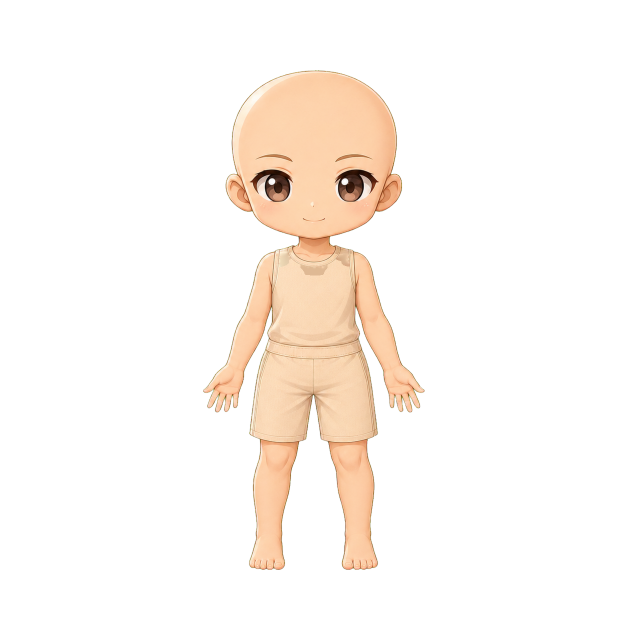
#> input picture assets/base_bodies/base_body_001_neutral_master.png, 1254 x 1254 px, found by its file name (shown at 1/2 size)
$ python render_undergarment_approval_sheet.py --before ../assets/base_bodies
#> lines starting #> are read from the running program, lines starting #| are printed output that depends on the picture; pictures that were not available may be replaced by others from this repository, and a replacement may not be noted
### scripts/hide_undergarment.py
#!/usr/bin/env python3
"""Repaint the base body's undergarment as skin wherever a garment exposes it.

The base bodies wear a neutral tank top and shorts. Several outfits sit just
inside that undergarment's edge, so a sliver of neutral fabric shows — through
`outfit_004`'s V-neck and over `outfit_005`'s shoulders — and the character reads
as wearing two garments.

## Why not just delete the undergarment

That is the right shape of fix and it is not reachable by masking. The tank reads
`(251,218,182)` against thigh skin at `(252,202,161)`; region-growing at a
tolerance loose enough to catch the garment's shading and seams starts eating
skin, and saturation does not separate them either — garment saturation peaks at
64-72 and skin at 80-88, with a long overlapping tail. Even with a perfect mask,
filling the whole torso means painting a nude body the collection never approved.
Removing it properly is a base-body re-render, not an edit.

## Why not extend the garment instead

Because the two worst gaps are *supposed* to show something. `outfit_004`'s sits
inside its own V-neck, where chest skin belongs, and `outfit_005`'s sits at the
shoulder line. Filling them with fabric redesigns the neckline and the shoulder.
Scaling the outfit up is worse: measured at x1.09 it moved exposed undergarment
only 15.6% -> 12.1% while raising covered arm skin 68% -> 73%, eating bare arms
faster than it covered cloth — and the arms are meant to show.

## What this does

It repaints the undergarment as skin only where that base's paired outfit
actually exposes it, plus a small margin under the garment edge. Colour diffuses
inward from genuine adjacent skin, so nothing is invented: every value comes from
skin the artist painted, and the fill is most faithful at the boundary, which is
exactly the band that can be seen.

The undergarment survives underneath the garment where no one can see it. That is
a deliberate limit, recorded so it is not mistaken for a complete removal.

Usage:
    python scripts/hide_undergarment.py --all --in-place
"""
from __future__ import annotations

import argparse
import json
from collections import deque
from pathlib import Path
from typing import Iterable

from PIL import Image, ImageChops, ImageFilter

try:
    from scripts.hidden_layers import dressed_outfits
except ImportError:  # Direct execution from scripts/.
    from hidden_layers import dressed_outfits  # type: ignore[no-redef]

ROOT = Path(__file__).resolve().parent.parent
SEEDS = ((627, 560), (627, 780))
TOLERANCE = 26      # generous: find enough garment to repaint
VERIFY_TOLERANCE = 14  # strict: does *fabric* still show?
MARGIN = 4  # px of repaint carried under the garment edge
# A gap wider and taller than this is a neckline the outfit means to leave open,
# not a fit error. outfit_007's chest V is 82 x 77 px and reads as a linen
# undershirt; outfit_009's shoulder slivers are 14 x 24 and read as a mistake.
# Repainting only the small gaps fixes the errors without redesigning a garment.
MAX_FIT_GAP = 40
RELAX = 60  # Laplace relaxation passes that remove fill-order streaking

COMPATIBILITY = ROOT / "config" / "compatibility.json"


# [34 lines left out: functions base_outfit_pairs, cover_alpha, not called in this run]


def undergarment_mask(base: Image.Image, seeds=SEEDS, tolerance: int = TOLERANCE) -> Image.Image:
    """Region-grow the neutral garment from known garment pixels."""
    px = base.load()
    width, height = base.size
    mask = Image.new("L", (width, height), 0)
    mp = mask.load()
    seen = set()
    for sx, sy in seeds:
        sr, sg, sb, _ = px[sx, sy]
        queue = deque([(sx, sy)])
        while queue:
            x, y = queue.popleft()
            if (x, y) in seen:
                continue
            seen.add((x, y))
            if not (0 <= x < width and 0 <= y < height):
                continue
            r, g, b, a = px[x, y]
            if a < 200 or abs(r - sr) + abs(g - sg) + abs(b - sb) > tolerance:
                continue
            mp[x, y] = 255
            queue.extend(((x + 1, y), (x - 1, y), (x, y + 1), (x, y - 1)))
    return mask


# [274 lines left out: functions exposed_count, fit_gaps_only, gap_target, repaint, main, not called in this run]


# [2 lines that do not run on import are left out]

### scripts/render_undergarment_approval_sheet.py
#!/usr/bin/env python3
"""Render the before/after approval sheet for the undergarment fit-gap repaint.

The base bodies wear a neutral tank and shorts so the mannequin is never nude.
Outfits are meant to cover it. Outfits 006-010 were registered after the original
`hide_undergarment` run and were never in its hardcoded pair list, so four of them
left the tank showing.

The sheet separates the two things that were showing, because only one of them is
fixable by editing pixels:

* **Fit gaps** - narrow strips where a garment fails to meet the arm or shoulder
  and a tank strap shows through. These touch genuine skin, so colour diffuses
  into them cleanly. Fixed.
* **Neckline openings** - the chest V of the long coat, the collar of the high
  collar coat, the neck of the cloak. These are enclosed by more tank, so there
  is no skin to diffuse from, and the tank reads there as a linen undershirt.
  Left alone; covering them means the outfit carrying its own inner garment.

    python scripts/render_undergarment_approval_sheet.py --before <dir> \
      --out docs/qa/aligned_candidates_2026-09-07/undergarment_approval.png
"""
from __future__ import annotations

import argparse
import sys
from collections import deque
from pathlib import Path

from PIL import Image, ImageDraw, ImageFont

ROOT = Path(__file__).resolve().parent.parent
sys.path.insert(0, str(ROOT))

from scripts.hide_undergarment import MAX_FIT_GAP, undergarment_mask  # noqa: E402

CANVAS = 1254
INK = (238, 240, 246)
DIM = (150, 156, 172)
GOLD = (255, 214, 120)
BAD = (255, 138, 138)
GOOD = (140, 232, 168)
PANEL = (22, 23, 28)
PAPER = (13, 14, 18)

ROWS = [
    ("outfit_007_brown_leather_long_coat.png", "3569 -> 2858 px", "side strips fixed; 82x77 chest V left as an undershirt"),
    ("outfit_008_olive_ragged_cloak.png", "749 -> 391 px", "upper gap fixed; enclosed neck opening left"),
    ("outfit_009_navy_high_collar_coat.png", "1362 -> 467 px", "both shoulder slivers fixed; 44x41 collar V left"),
    ("outfit_010_celestial_robe_white_gold.png", "344 -> 0 px", "fully fixed"),
]

_fonts: dict[int, ImageFont.FreeTypeFont] = {}


def font(size: int):
    if size not in _fonts:
        for path in ("/usr/share/fonts/truetype/dejavu/DejaVuSans-Bold.ttf",
                     "/usr/share/fonts/truetype/dejavu/DejaVuSans.ttf"):
            if Path(path).exists():
                _fonts[size] = ImageFont.truetype(path, size)
                break
        else:
            _fonts[size] = ImageFont.load_default()
    return _fonts[size]


def highlight(base: Image.Image, outfit: Image.Image, max_gap: int = MAX_FIT_GAP) -> Image.Image:
    """Composite with exposed tank marked: red for a fit gap, amber for an opening."""
    shot = Image.new("RGBA", (CANVAS, CANVAS), (250, 250, 252, 255))
    shot.alpha_composite(base)
    shot.alpha_composite(outfit)
    ml = undergarment_mask(base, tolerance=14).load()
    oal = outfit.getchannel("A").load()
    points = {(x, y) for y in range(300, 1140) for x in range(200, 1054)
              if ml[x, y] > 0 and oal[x, y] < 40}
    pixels = shot.load()
    seen: set[tuple[int, int]] = set()
    for point in sorted(points):
        if point in seen:
            continue
        queue, component = deque([point]), []
        while queue:
            current = queue.popleft()
            if current in seen or current not in points:
                continue
            seen.add(current)
            component.append(current)
            cx, cy = current
            queue.extend(((cx + 1, cy), (cx - 1, cy), (cx, cy + 1), (cx, cy - 1)))
        xs = [p[0] for p in component]
        ys = [p[1] for p in component]
        designed = (max(xs) - min(xs) + 1) > max_gap and (max(ys) - min(ys) + 1) > max_gap
        colour = (255, 176, 60, 255) if designed else (255, 40, 40, 255)
        for px, py in component:
            pixels[px, py] = colour
    return shot


def main(argv: list[str] | None = None) -> int:
    parser = argparse.ArgumentParser(description=__doc__, formatter_class=argparse.RawDescriptionHelpFormatter)
    parser.add_argument("--before", type=Path, required=True,
                        help="directory holding the pre-repaint base_body_001 PNG")
    parser.add_argument("--out", type=Path,
                        default=Path("docs/qa/aligned_candidates_2026-09-07/undergarment_approval.png"))
    args = parser.parse_args(argv)

    before_dir = args.before if args.before.is_absolute() else ROOT / args.before
    out = args.out if args.out.is_absolute() else ROOT / args.out
    out.parent.mkdir(parents=True, exist_ok=True)

    name = "base_body_001_neutral_master.png"
    before_base = Image.open(before_dir / name).convert("RGBA")
#> before_base is the input picture: PIL image 1254x1254 RGBA; mean R, G, B, A 35.8, 29.5, 23.8, 37.7
    after_base = Image.open(ROOT / "assets" / "base_bodies" / name).convert("RGBA")

    size, crop = 300, (455, 470, 800, 815)
    tiles = []
    for outfit_name, counts, note in ROWS:
        outfit = Image.open(ROOT / "assets" / "outfits" / outfit_name).convert("RGBA")
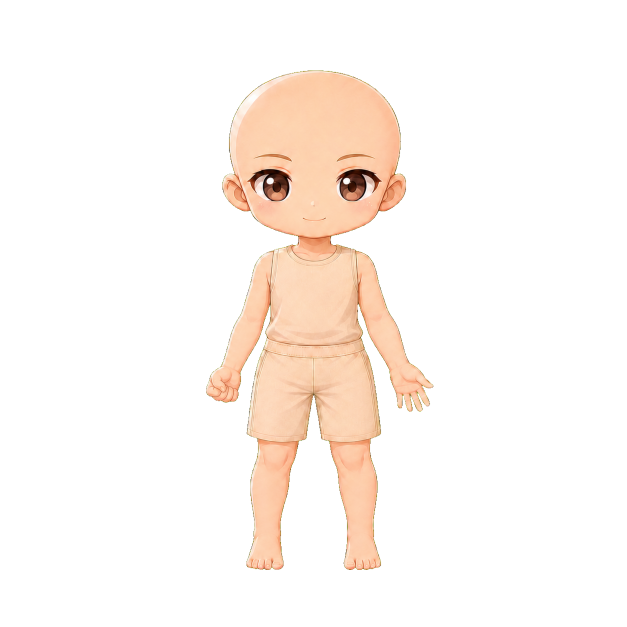
#> input picture assets/base_bodies/base_pose_002_viewer_left_vertical_grip.png, 1254 x 1254 px, given in place of outfit_007_brown_leather_long_coat.png, which was not available (shown at 1/2 size)
#> outfit is the input picture: PIL image 1254x1254 RGBA; mean R, G, B, A 38.1, 31, 25.5, 39.5
        tile = Image.new("RGBA", (size * 4 + 36, size + 68), PANEL)
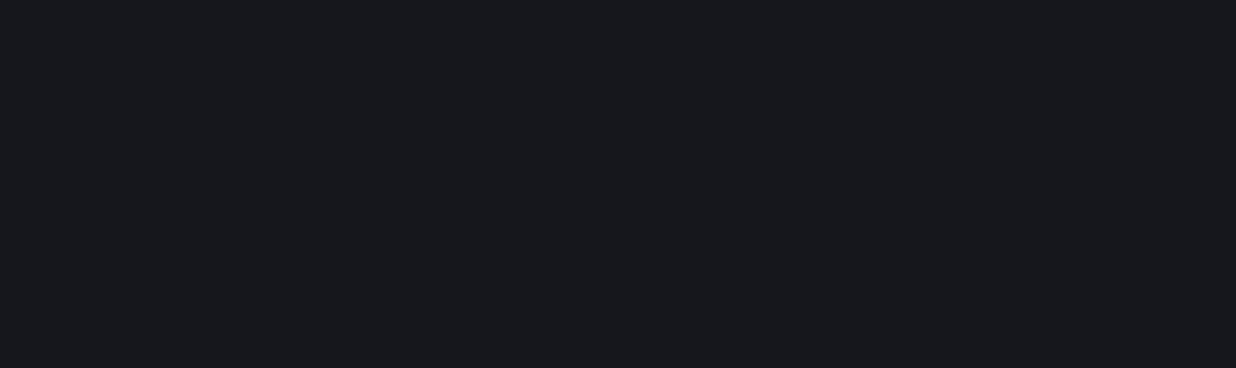
#> tile: PIL image 1236x368 RGBA; mean R, G, B, A 22, 23, 28, 255
        shots = [
            ("before", Image.new("RGBA", (CANVAS, CANVAS), (250, 250, 252, 255))),
            ("marked", highlight(before_base, outfit)),
            ("after", Image.new("RGBA", (CANVAS, CANVAS), (250, 250, 252, 255))),
            ("marked", highlight(after_base, outfit)),
        ]
#> in undergarment_mask, `mask = Image.new("L", (width, height), 0)`: mask: PIL image 1254x1254 L; every value is 0
#> the loop in undergarment_mask, `for sx, sy in seeds:` made 2 passes
#> (sr, sg, sb) on passes 1 to 2: (252, 218, 182), (229, 195, 159)
#> after the loop in undergarment_mask, `for sx, sy in seeds:`: seen = 17982 items
#> in highlight, `points = {(x, y) for y in range(300, 1140) for x in range(200, 1054) i..`: points = 0 items
#> the loop in undergarment_mask (call 2), `for sx, sy in seeds:` made 2 passes
        shots[0][1].alpha_composite(before_base); shots[0][1].alpha_composite(outfit)
        shots[2][1].alpha_composite(after_base); shots[2][1].alpha_composite(outfit)
        draw = ImageDraw.Draw(tile)
        for index, (label, shot) in enumerate(shots):
            tile.paste(shot.crop(crop).resize((size, size), Image.LANCZOS), (index * (size + 12), 26))
            colour = BAD if index < 2 else GOOD
            draw.text((index * (size + 12) + 2, 4), f"{'before' if index < 2 else 'after'}"
                      f"{' — exposed marked' if label == 'marked' else ''}", fill=colour, font=font(15))
#> this loop made 4 passes
#> (label, colour) on passes 1 to 4: ('before', (255, 138, 138)), ('marked', (255, 138, 138)), ('after', (140, 232, 168)), ('marked', (140, 232, 168))
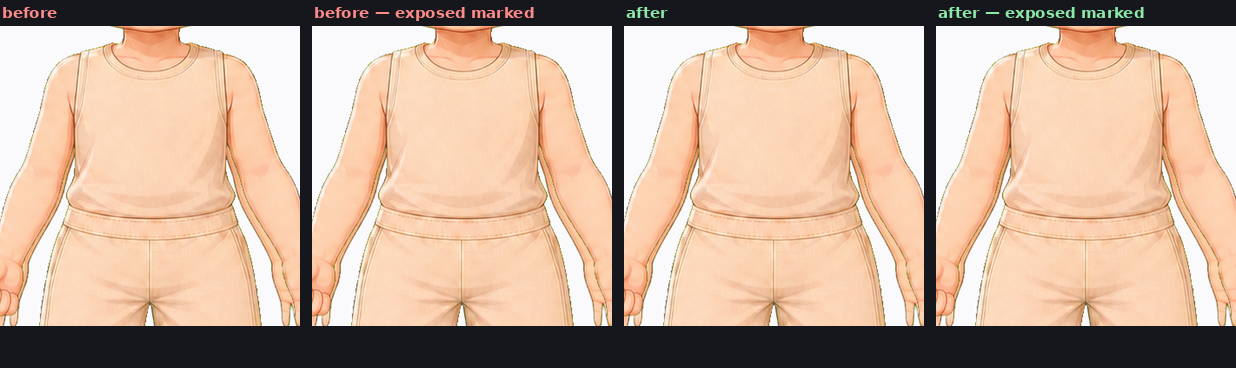
#> tile: PIL image 1236x368 RGBA; mean R, G, B, A 200.3, 173.6, 154, 255
        draw.text((2, size + 34), f"{outfit_name}   {counts}", fill=INK, font=font(16))
        draw.text((2, size + 54), note, fill=GOLD, font=font(13))
        tiles.append(tile)
#> pass 2 of the loop in main, `for outfit_name, counts, note in ROWS:`:
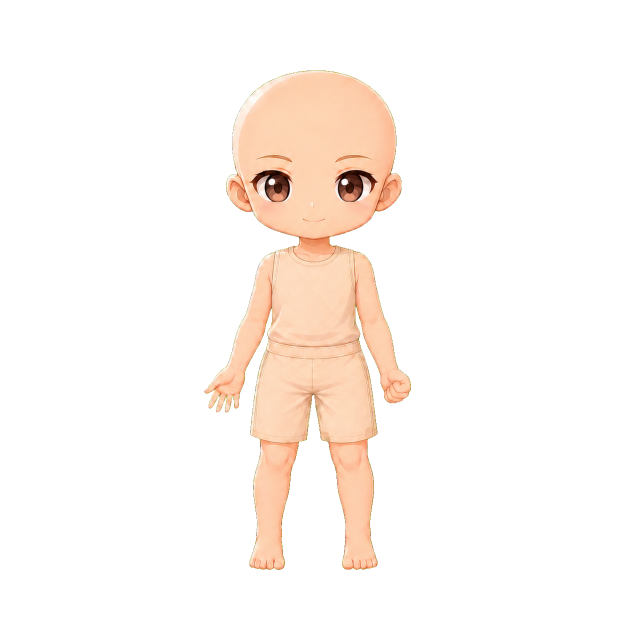
#> input picture assets/base_bodies/base_pose_003_viewer_right_vertical_grip.png, 1254 x 1254 px, given in place of outfit_008_olive_ragged_cloak.png, which was not available (shown at 1/2 size)
#> in main, outfit is the input picture: PIL image 1254x1254 RGBA; mean R, G, B, A 36.4, 29.7, 24.5, 37.4
#> the loop in main, `for index, (label, shot) in enumerate(shots):` made 4 passes
#> after the loop in main, `for index, (label, shot) in enumerate(shots):`:
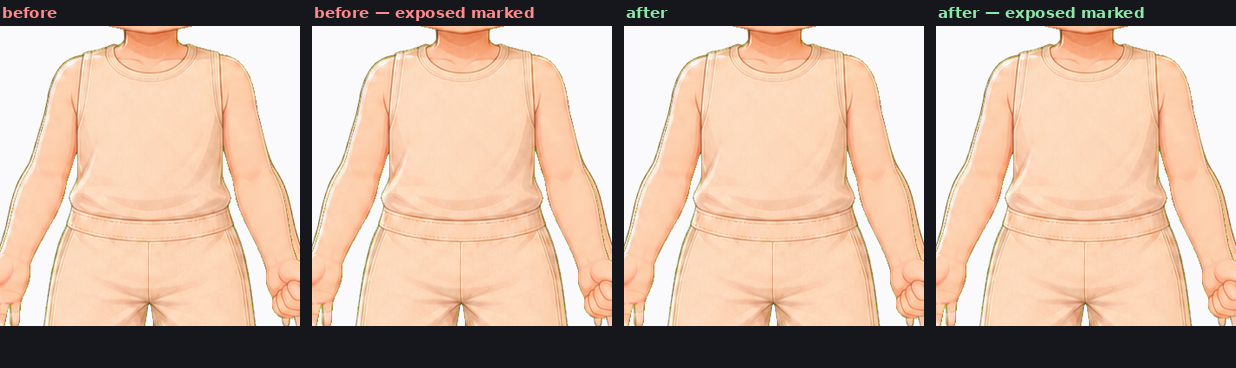
#> tile: PIL image 1236x368 RGBA; mean R, G, B, A 201.6, 176, 157.7, 255

    width = tiles[0].width + 36
    sheet = Image.new("RGBA", (width, 118 + len(tiles) * (tiles[0].height + 16)), PAPER)
    draw = ImageDraw.Draw(sheet)
    draw.text((18, 16), "Undergarment showing through the outfits", fill=INK, font=font(30))
    draw.text((18, 56), "The base wears a neutral tank so the mannequin is never nude. Outfits 006-010 were registered "
                        "after the original coverage pass and were never checked against it.", fill=DIM, font=font(16))
    draw.text((18, 80), "RED = fit gap, garment failed to meet the arm — now repainted.    "
                        "AMBER = neckline the outfit means to leave open — left alone.", fill=GOLD, font=font(16))
    for index, tile in enumerate(tiles):
        sheet.paste(tile, (18, 118 + index * (tile.height + 16)))
    sheet.convert("RGB").save(out)
    print(f"Wrote {out} {sheet.size}")
    return 0


if __name__ == "__main__":
#> (the run stopped early here; a loop or call above may not have finished)
